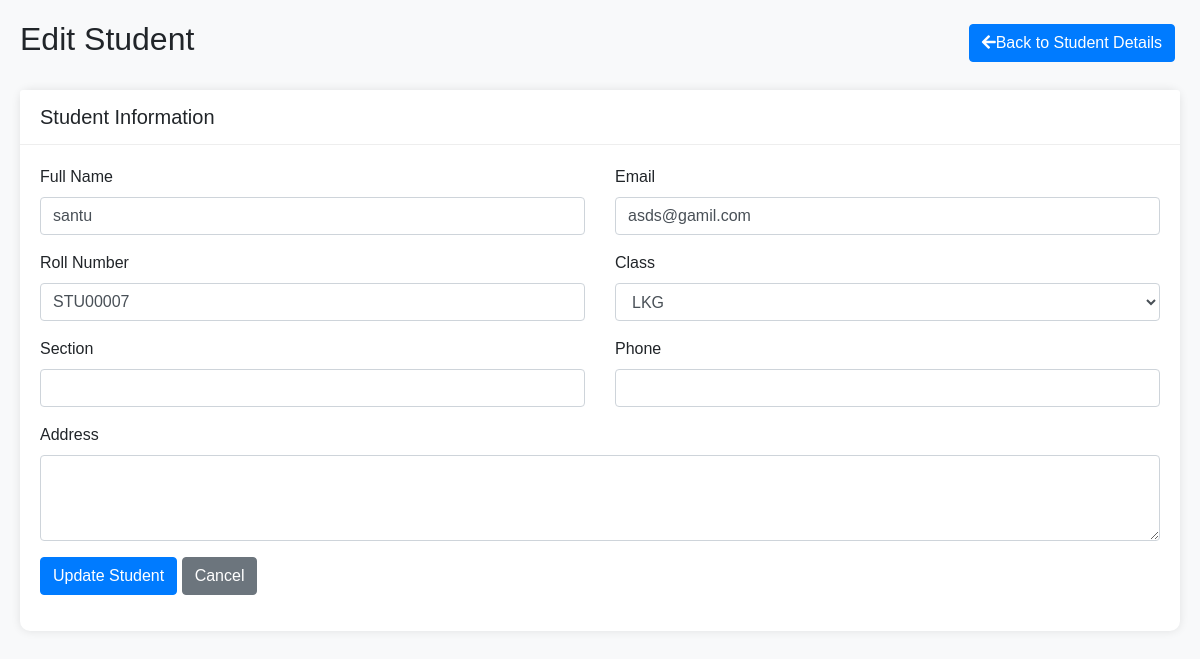
Screenshot of /edit_student.php?id=6 (signed in) with the database file from the repository.
### tables this page shows
CREATE TABLE `students` (
  `student_id` int(11) NOT NULL,
  `user_id` int(11) NOT NULL,
  `full_name` varchar(100) NOT NULL,
  `email` varchar(100) NOT NULL,
  `roll_number` varchar(20) NOT NULL,
  `class` varchar(50) NOT NULL,
  `section` varchar(10) DEFAULT NULL,
  `phone` varchar(20) DEFAULT NULL,
  `address` text DEFAULT NULL,
  `created_at` datetime DEFAULT current_timestamp(),
  `updated_at` datetime DEFAULT current_timestamp() ON UPDATE current_timestamp()
);

### edit_student.php (the view, shortened to what this page needs)
<?php
require_once "config/database.php";
$student_id = isset($_GET['id']) ? intval($_GET['id']) : 0;
$full_name = $email = $roll_number = $class = $section = $phone = $address = "";
$full_name_err = $email_err = $roll_number_err = $class_err = "";
$student = null;
$sql = "SELECT s.*, u.username FROM students s JOIN users u ON s.user_id = u.user_id WHERE s.student_id = ?";
if ($stmt = mysqli_prepare($conn, $sql)) {
    mysqli_stmt_bind_param($stmt, "i", $student_id);
    if (mysqli_stmt_execute($stmt)) {
        $result = mysqli_stmt_get_result($stmt);
        $student = mysqli_fetch_assoc($result);
    }
}
if ($_SERVER["REQUEST_METHOD"] == "POST") {
    if (empty(trim($_POST["full_name"]))) {
        $full_name_err = "Please enter full name.";
    } else {
        $full_name = trim($_POST["full_name"]);
    }
    if (empty(trim($_POST["email"]))) {
        $email_err = "Please enter email.";
    } else {
        $email = trim($_POST["email"]);
        if (!filter_var($email, FILTER_VALIDATE_EMAIL)) {
            $email_err = "Please enter a valid email address.";
        } else {
            $sql = "SELECT student_id FROM students WHERE email = ? AND student_id != ?";
            if ($stmt = mysqli_prepare($conn, $sql)) {
                mysqli_stmt_bind_param($stmt, "si", $email, $student_id);
                if (mysqli_stmt_execute($stmt)) {
                    mysqli_stmt_store_result($stmt);
                    if (mysqli_stmt_num_rows($stmt) > 0) {
                        $email_err = "This email is already registered.";
                    }
                }
                mysqli_stmt_close($stmt);
            }
        }
    }
    if (empty(trim($_POST["roll_number"]))) {
        $roll_number_err = "Please enter roll number.";
    } else {
        $roll_number = trim($_POST["roll_number"]);
        $sql = "SELECT student_id FROM students WHERE roll_number = ? AND student_id != ?";
        if ($stmt = mysqli_prepare($conn, $sql)) {
            mysqli_stmt_bind_param($stmt, "si", $roll_number, $student_id);
            if (mysqli_stmt_execute($stmt)) {
                mysqli_stmt_store_result($stmt);
                if (mysqli_stmt_num_rows($stmt) > 0) {
                    $roll_number_err = "This roll number is already registered.";
                }
            }
            mysqli_stmt_close($stmt);
        }
    }
    if (empty(trim($_POST["class"]))) {
        $class_err = "Please enter class.";
    } else {
        $class = trim($_POST["class"]);
    }
    $section = trim($_POST["section"] ?? "");
    $phone = trim($_POST["phone"] ?? "");
    $address = trim($_POST["address"] ?? "");
    if (empty($full_name_err) && empty($email_err) && empty($roll_number_err) && empty($class_err)) {
        $sql = "UPDATE students SET full_name = ?, email = ?, roll_number = ?, class = ?, section = ?, phone = ?, address = ? WHERE student_id = ?";
        if ($stmt = mysqli_prepare($conn, $sql)) {
            mysqli_stmt_bind_param($stmt, "sssssssi", $full_name, $email, $roll_number, $class, $section, $phone, $address, $student_id);
            if (mysqli_stmt_execute($stmt)) {
                header("location: view_student.php?id=" . $student_id);
                exit;
            } else {
                echo "Something went wrong. Please try again later.";
            }
            mysqli_stmt_close($stmt);
        }
    }
} else {
    $full_name = $student["full_name"];
    $email = $student["email"];
    $roll_number = $student["roll_number"];
    $class = $student["class"];
    $section = $student["section"] ?? "";
    $phone = $student["phone"] ?? "";
    $address = $student["address"] ?? "";
}
?>
<!DOCTYPE html>
<html lang="en">
<head>
    <link rel="stylesheet" href="https://stackpath.bootstrapcdn.com/bootstrap/4.5.2/css/bootstrap.min.css">
    <link rel="stylesheet" href="https://cdnjs.cloudflare.com/ajax/libs/font-awesome/5.15.4/css/all.min.css">
</head>
<body>
    <div class="wrapper">
        <div class="main-content">
            <div class="d-flex justify-content-between align-items-center mb-4">
                <h2>Edit Student</h2>
                <a href="view_student.php?id=<?php echo $student_id; ?>" class="btn btn-primary btn-action">
                    <i class="fas fa-arrow-left me-2"></i>Back to Student Details
                </a>
            </div>
            <div class="card">
                <div class="card-header">
                    <h5 class="card-title mb-0">Student Information</h5>
                </div>
                <div class="card-body">
                    <form action="<?php echo htmlspecialchars($_SERVER["PHP_SELF"] . "?id=" . $student_id); ?>" method="post">
                        <div class="row">
                            <div class="col-md-6">
                                <div class="form-group">
                                    <label>Full Name</label>
                                    <input type="text" name="full_name" class="form-control <?php echo (!empty($full_name_err)) ? 'is-invalid' : ''; ?>" value="<?php echo $full_name; ?>">
                                </div>
                            </div>
                            <div class="col-md-6">
                                <div class="form-group">
                                    <label>Email</label>
                                    <input type="email" name="email" class="form-control <?php echo (!empty($email_err)) ? 'is-invalid' : ''; ?>" value="<?php echo $email; ?>">
                                </div>
                            </div>
                        </div>
                        <div class="row">
                            <div class="col-md-6">
                                <div class="form-group">
                                    <label>Roll Number</label>
                                    <input type="text" name="roll_number" class="form-control <?php echo (!empty($roll_number_err)) ? 'is-invalid' : ''; ?>" value="<?php echo $roll_number; ?>">
                                </div>
                            </div>
                            <div class="col-md-6">
                                <div class="form-group">
                                    <label>Class</label>
                                    <select name="class" class="form-control <?php echo (!empty($class_err)) ? 'is-invalid' : ''; ?>">
                                        <option value="LKG" <?php echo ($class === 'LKG') ? 'selected' : ''; ?>>LKG</option>
                                    </select>
                                </div>
                            </div>
                        </div>
                        <div class="row">
                            <div class="col-md-6">
                                <div class="form-group">
                                    <label>Section</label>
                                    <input type="text" name="section" class="form-control" value="<?php echo $section; ?>">
                                </div>
                            </div>
                            <div class="col-md-6">
                                <div class="form-group">
                                    <label>Phone</label>
                                    <input type="tel" name="phone" class="form-control" value="<?php echo $phone; ?>">
                                </div>
                            </div>
                        </div>
                        <div class="form-group">
                            <label>Address</label>
                            <textarea name="address" class="form-control" rows="3"><?php echo $address; ?></textarea>
                        </div>
                        <div class="form-group">
                            <button type="submit" class="btn btn-primary">Update Student</button>
                            <a href="view_student.php?id=<?php echo $student_id; ?>" class="btn btn-secondary">Cancel</a>
                        </div>
                    </form>
                </div>
            </div>
        </div>
    </div>
</body>
</html>

### edit_student.php (style rules this page uses)
body { font-family: 'Arial', sans-serif; background-color: #f8f9fa; }
.wrapper { width: 100%; padding: 20px; }
.main-content { max-width: 1200px; margin: 0 auto; }
.card { border: none; border-radius: 10px; box-shadow: 0 0 10px rgba(0,0,0,0.1); }
.card-header { background-color: #fff; border-bottom: 1px solid #eee; padding: 15px 20px; }
.card-body { padding: 20px; }
.form-group { margin-bottom: 1rem; }
.btn-action { margin-right: 5px; }

### rows the page displays
students: full_name "santu", email "asds@gamil.com", roll_number "STU00007", class "LKG"
